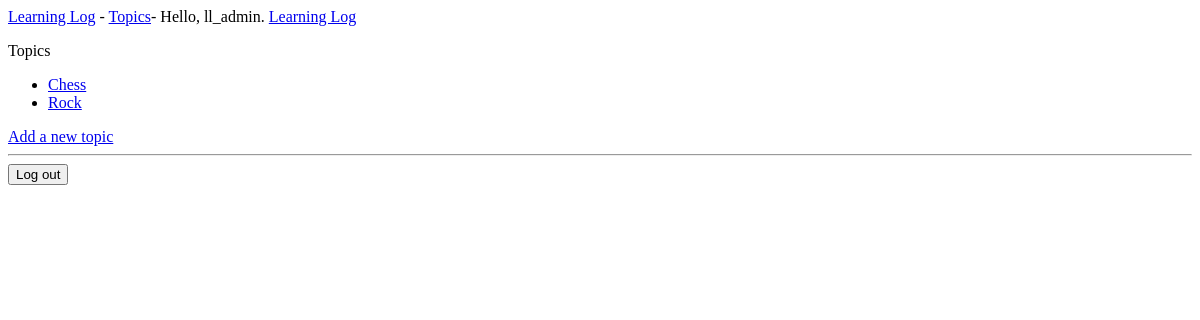
Page /topics/ (signed in) on the earlier database version.
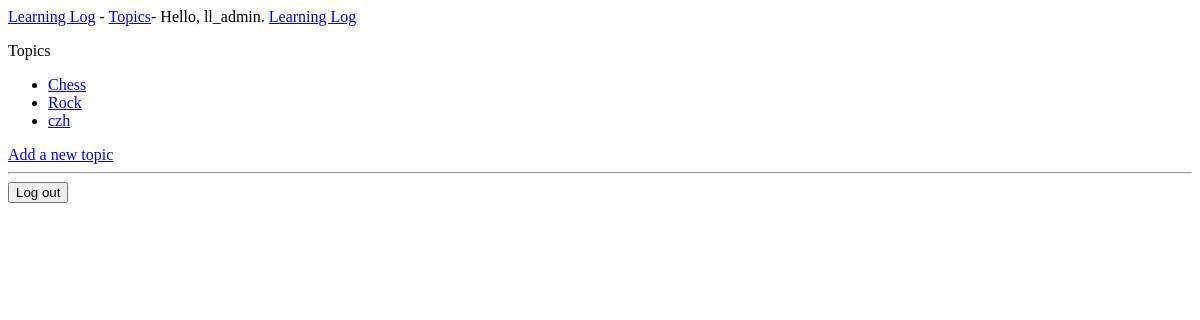
Same page on the later database version.
### learning_logs/models.py (models this page shows, shortened)
class Topic(models.Model):
    text = models.CharField(max_length=200)
    date_added = models.DateTimeField(auto_now_add=True)
    owner = models.ForeignKey(User, on_delete=models.CASCADE)

### learning_logs/views.py (the view)
# urls.py: path('topics/', views.topics, name='topics'),
def topics(request):
    topics = Topic.objects.filter(owner=request.user).order_by('date_added')
    context = {'topics': topics}
    return render(request, 'learning_logs/topics.html', context)

### learning_logs/templates/learning_logs/topics.html
{% extends 'learning_logs/base.html' %}
{% block content %}
    <p>Topics</p>
    <ul>
        {% for topic in topics %}
            <li>
                <a href="{% url 'learning_logs:topic' topic.id %}">
                    {{ topic.text }}</a>
            </li>
        {% empty %}
            <li>No topics have been added yet.</li>
        {% endfor %}
    </ul>
    <a href="{% url 'learning_logs:new_topic' %}">Add a new topic</a>
{% endblock content %}

### learning_logs/templates/learning_logs/base.html (shortened to what this page needs)
<p>
    <a href="{% url 'learning_logs:index' %}">Learning Log</a> -
    <a href="{% url 'learning_logs:topics' %}">Topics</a>-
    {% if user.is_authenticated %}
        Hello, {{ user.username }}.
    {% else %}
        <a href="{% url 'accounts:register' %}">Register</a> -
        <a href="{% url 'accounts:login' %}">Log in</a>
    {% endif %}
    <a href="{% url 'learning_logs:index' %}">Learning Log</a>
</p>
{% block content %}{% endblock content %}
{% if user.is_authenticated %}
    <hr />
    <form action="{% url 'accounts:logout' %}" method='post'>
        <button name='submit'>Log out</button>
    </form>
{% endif %}

Differences in the rows shown:
added Topic: text "czh"
